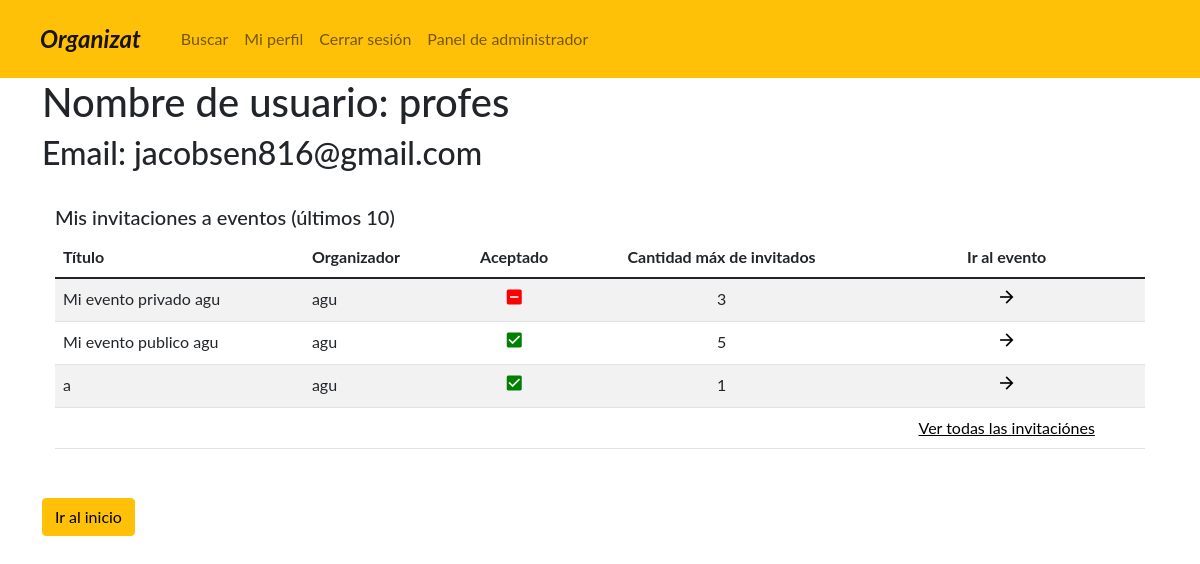
The app's page /event-down/4/68a7079032c4834f1ac6d2737a9d7e12a645c9c564a4183e556e71bbda2c/ (signed in) with its own data.
### administrador/models.py (models this page shows, shortened)
class Invitation(models.Model):
    user = models.ForeignKey(User, on_delete=models.CASCADE, verbose_name="Integrate")
    event = models.ForeignKey(Event, on_delete=models.CASCADE, verbose_name="Evento")
    accepted_event = models.BooleanField(default=False, verbose_name="Aceptado")
    class Meta:
        verbose_name = 'Invitacion'
        verbose_name_plural = 'Invitaciones'

class Event(models.Model):
    name = models.CharField(max_length=40, blank=True, null=False, verbose_name='Nombre')
    owner = models.ForeignKey(User, on_delete=models.CASCADE, verbose_name="Organizador")
    description = models.TextField(max_length=255, blank=True, null=False, verbose_name='Descripcion')
    date_event_start = models.DateTimeField(default=datetime.today(), verbose_name='Fecha de alta del evento')
    date_event_end = models.DateTimeField(default=datetime.today(), verbose_name='Fecha de baja del evento')
    location = models.CharField(max_length=255, blank=True, null=False, verbose_name='Ubicación')
    event_link = models.URLField(max_length=200, verbose_name='Link')
    state = models.CharField(max_length=10, choices=STATES_EVENTO, verbose_name='Estado', null=True)
    max_guests = models.IntegerField(verbose_name='Capacidad máxima de invitados')
    visibility = models.CharField(max_length=14, choices=VISIBILITIES, verbose_name='Visibilidad')
    class Meta:
        verbose_name = 'Evento'
        verbose_name_plural = 'Eventos'

### administrador/views.py (the view)
def EventDown(request, pk, token):
    event = Event.objects.get(event_link=token)
    invitation = Invitation.objects.get(user_id=pk, event_id=event.id)
    invitation.accepted_event = False
    invitation.save()
    invitations = Invitation.objects.filter(user_id=pk)
    return render(request, 'profile.html', {'invitations': invitations})

### templates/profile.html (shortened to what this page needs)
{% extends 'base.html' %}
{% block content %}
<div class="container">
    {% if request.user.id == user.id %}
    <h1>Nombre de usuario: {{user.username}}</h1>
    <h2>Email: {{user.email}}</h2>
    <div class="container border border-white py-3 my-3">
            <p class="h5">Mis invitaciones a eventos (últimos 10)</p>
            <div class="table-responsive table-wrapper-scroll-y my-custom-scrollbar">
                <table class="table table-striped table-hover">
                    {% if invitations %}
                    <thead>
                    <tr>
                        <th>Título</th>
                        <th>Organizador</th>
                        <th class="text-center">Aceptado</th>
                        <th class="text-center">Cantidad máx de invitados</th>
                        <th class="text-center">Ir al evento</th>
                    </tr>
                    </thead>
                    <tbody>
                    {% for invitation in invitations %}
                        <tr>
                            <td>{{invitation.event.name}}</td>
                            <td>{{invitation.event.owner.username}}</td>
                            {% if invitation.accepted_event %}
                                <td class="text-center">
                                    <a class="text-decoration-none text-black" href="{% url 'event_down' request.user.id invitation.event.event_link %}">
                                        <i class="material-icons" style="font-size:20px;color:green">check_box</i>
                                    </a>
                                </td>
                            {% else %}
                                <td class="text-center">
                                    <a class="text-decoration-none text-black" href="{% url 'event_up' request.user.id invitation.event.event_link %}">
                                        <i class="material-icons" style="font-size:20px;color:red">indeterminate_check_box</i>
                                    </a>
                                </td>
                            {% endif %}
                            <td class="text-center">{{invitation.event.max_guests}}</td>
                            <td class="text-center">
                                <a class="text-decoration-none text-black" href="{% url 'event' invitation.event.event_link %}">
                                    <i class="material-icons" style="font-size:20px">arrow_forward</i>
                                </a>
                            </td>
                        </tr>
                    {% endfor %}
                        <tr>
                            <td></td>
                            <td></td>
                            <td></td>
                            <td></td>
                            <td class="text-center">
                                <a href="{% url 'profile_invitations' %}" class="text-black">Ver todas las invitaciónes</a>
                            </td>
                        </tr>
                    </tbody>
                    {% else %}
                    <thead>
                        <tr>
                            <th>No existen invitaciones a eventos registrados</th>
                        </tr>
                    </thead>
                    {% endif %}
                </table>
            </div>
        </div>
    <div class="row">
        <div class="col-2">
            <a href="{% url 'home' %}">
                <button type="button" class="btn btn-warning">Ir al inicio</button>
            </a>
        </div>
    </div>
</div>
{% else %}
    <div class="text-center">
        <i class="material-icons" style="font-size:58px;color:red">warning</i>
        <h1 class="fw-300">NO TIENE LOS PERMISOS NECESARIOS</h1>
    </div>
{% endif %}
{% endblock %}

### static/css/styles.css (style rules this page uses)
body { font-family: "Lato", sans-serif; }

### records on screen
Invitation: event.name "Mi evento privado agu", event.owner.username "agu", accepted_event True (drawn), event.max_guests "3"
Invitation: event.name "Mi evento publico agu", event.owner.username "agu", accepted_event True (drawn), event.max_guests "5"
Invitation: event.name "a", event.owner.username "agu", accepted_event True (drawn), event.max_guests "1"

### other values on screen
{{ user.username }} "profes"
{{ user.email }} "jacobsen816@gmail.com"
